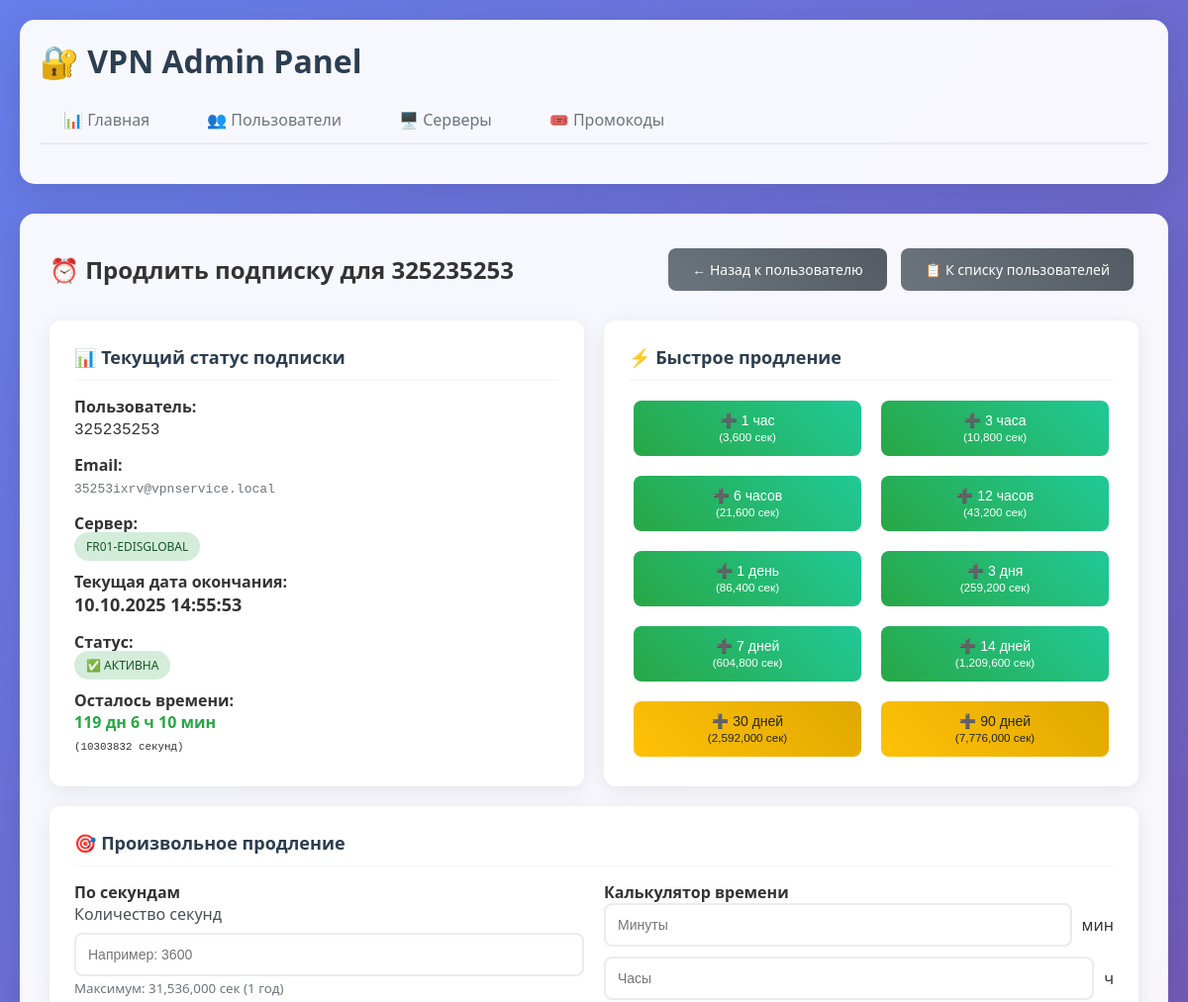
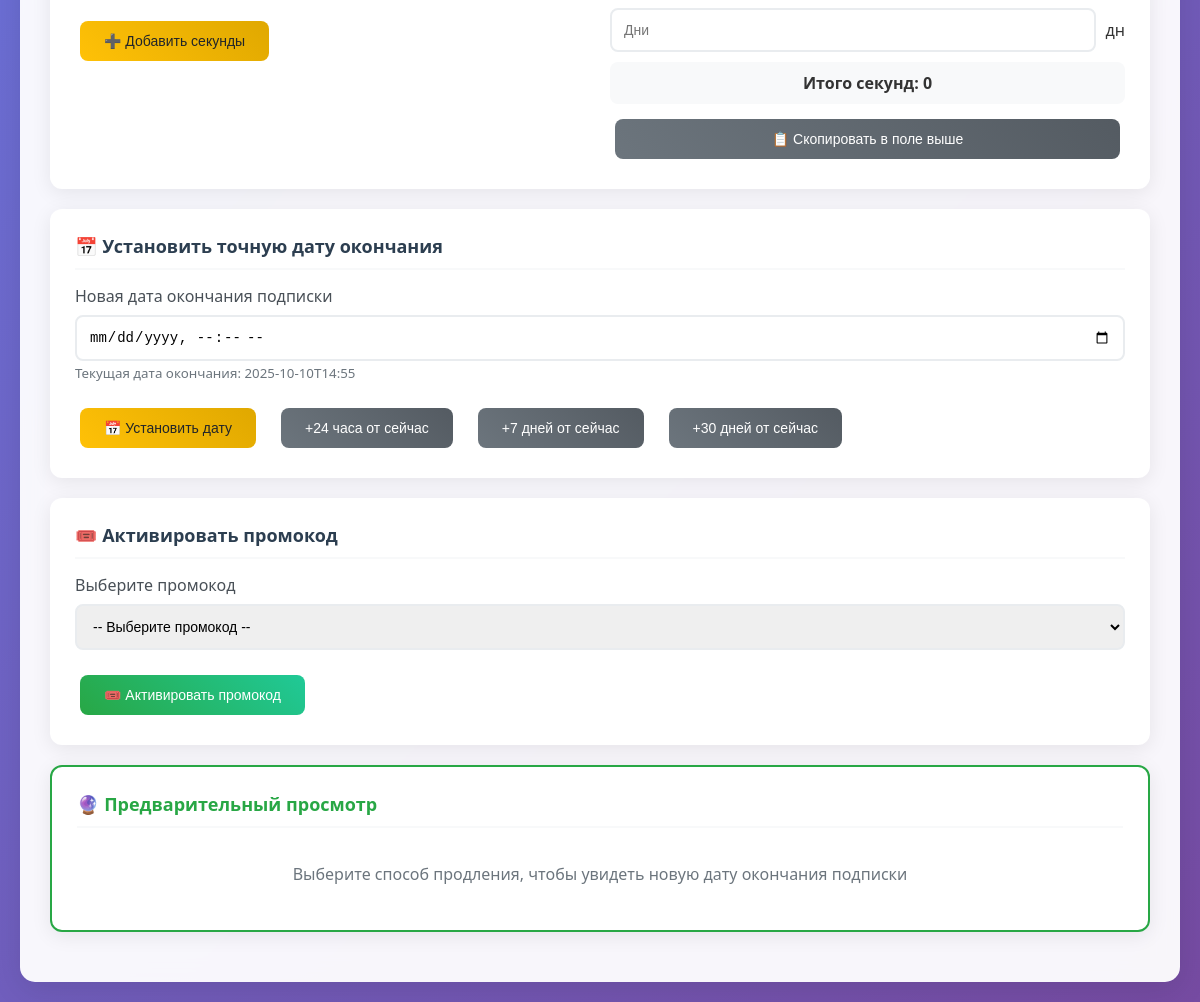
Screenshot of /admin/users/1/extend with the database file from the repository (2 pictures, top to bottom).
### tables this page shows
CREATE TABLE users (id INTEGER PRIMARY KEY AUTOINCREMENT, telegram_id TEXT NOT NULL UNIQUE, email TEXT NOT NULL UNIQUE, uuid TEXT NOT NULL UNIQUE, server_id INTEGER, subscription_end TIMESTAMP NOT NULL, is_active BOOLEAN DEFAULT "TRUE", created_at TIMESTAMP DEFAULT CURRENT_TIMESTAMP, updated_at TIMESTAMP DEFAULT CURRENT_TIMESTAMP, is_refuse_payment BOOLEAN DEFAULT "FALSE", FOREIGN KEY (server_id) REFERENCES servers (id));

CREATE TABLE servers (
                    id INTEGER PRIMARY KEY AUTOINCREMENT,
                    name TEXT NOT NULL UNIQUE,
                    domain TEXT NOT NULL,
                    api_url TEXT NOT NULL,
                    api_token TEXT NOT NULL,
                    is_active BOOLEAN DEFAULT TRUE,
                    created_at TIMESTAMP DEFAULT CURRENT_TIMESTAMP
                );

### admin_routes.py (the view)
@admin_bp.route('/users/<int:user_id>/extend')
def extend_user_page(user_id):
    try:
        user = UserService.get_user_by_id(user_id)
        if not user:
            flash('Пользователь не найден', 'error')
            return redirect(url_for('admin.users_list'))
        now = datetime.now()
        user['time_left_seconds'] = max(0, int((user['subscription_end'] - now).total_seconds()))
        available_promocodes = SubscriptionService.get_active_promocodes()
        for promo in available_promocodes:
            promo['duration_human'] = seconds_to_human_readable(promo['duration_seconds'])
        return render_template('users/extend_subscription.html',
                               user=user,
                               available_promocodes=available_promocodes)
    except Exception as e:
        logger.error(f"Ошибка загрузки страницы продления для пользователя {user_id}: {e}")
        flash(f'Ошибка: {str(e)}', 'error')
        return redirect(url_for('admin.users_list'))

### admin_routes.py (called while the page is built)
@admin_bp.context_processor
def utility_processor():
    return {
        'datetime': datetime,
        'timedelta': timedelta,
        'seconds_to_human_readable': seconds_to_human_readable,
        'current_time': datetime.now()
    }

### database/connection.py (called while the page is built, shortened)
    def _setup_adapters(self):
        def adapt_datetime(dt):
            return dt.strftime('%Y-%m-%d %H:%M:%S.%f')
        def convert_datetime(s):
            try:
                return datetime.strptime(s.decode('utf-8'), '%Y-%m-%d %H:%M:%S.%f')
            except ValueError:
                try:
                    return datetime.strptime(s.decode('utf-8'), '%Y-%m-%d %H:%M:%S')
                except:
                    return datetime.now()
        sqlite3.register_adapter(datetime, adapt_datetime)
        sqlite3.register_converter("timestamp", convert_datetime)

    @contextmanager
    def get_connection(self):
        try:
            yield self._local.connection
        except Exception as e:
            self._local.connection.rollback()
            logger.error(f"Database error: {e}")
            raise
        finally:
            pass  # Соединение остается открытым для повторного использования

### services/subscription_service.py (called while the page is built)
    @staticmethod
    def get_active_promocodes() -> List[Dict]:
        with db_manager.get_connection() as conn:
            cursor = conn.cursor()
            cursor.execute('''
                SELECT * FROM promocodes
                WHERE is_active = TRUE AND current_activations < max_activations
                ORDER BY created_at DESC
            ''')
            return [dict(row) for row in cursor.fetchall()]

### services/user_service.py (called while the page is built)
    @staticmethod
    def get_user_by_id(user_id: int) -> Optional[Dict]:
        with db_manager.get_connection() as conn:
            cursor = conn.cursor()
            cursor.execute('''
                SELECT u.*, s.name as server_name, s.domain as server_domain,
                       s.api_url, s.api_token
                FROM users u
                LEFT JOIN servers s ON u.server_id = s.id
                WHERE u.id = ?
            ''', (user_id,))
            row = cursor.fetchone()
            if row:
                user = dict(row)
                user['is_subscription_active'] = user['subscription_end'] > datetime.now()
                return user
            return None

### templates/users/extend_subscription.html (shortened to what this page needs)
{% extends "base.html" %}
{% block content %}
<div style="display: flex; justify-content: space-between; align-items: center; margin-bottom: 25px;">
    <h2>⏰ Продлить подписку для {{ user.telegram_id }}</h2>
    <div>
        <a href="/admin/users/{{ user.id }}" class="btn btn-secondary">← Назад к пользователю</a>
        <a href="/admin/users" class="btn btn-secondary">📋 К списку пользователей</a>
    </div>
</div>
<div class="card-grid" style="grid-template-columns: 1fr 1fr;">
    <div class="card">
        <div class="card-header">📊 Текущий статус подписки</div>
        <div style="display: grid; gap: 15px;">
            <div>
                <strong>Пользователь:</strong><br>
                <span style="font-family: monospace; font-size: 16px;">{{ user.telegram_id }}</span>
            </div>
            <div>
                <strong>Email:</strong><br>
                <span style="font-family: monospace; color: #6c757d;">{{ user.email }}</span>
            </div>
            <div>
                <strong>Сервер:</strong><br>
                {% if user.server_name %}
                    <span class="status status-active">{{ user.server_name }}</span>
                {% else %}
                    <span class="status status-warning">Не назначен</span>
                {% endif %}
            </div>
            <div>
                <strong>Текущая дата окончания:</strong><br>
                <span style="font-size: 18px; font-weight: bold;">
                    {{ user.subscription_end.strftime('%d.%m.%Y %H:%M:%S') }}
                </span>
            </div>
            <div>
                <strong>Статус:</strong><br>
                {% if user.is_subscription_active %}
                    <span class="status status-active">✅ Активна</span>
                {% else %}
                    <span class="status status-expired">❌ Истекла</span>
                {% endif %}
            </div>
            <div>
                <strong>Осталось времени:</strong><br>
                {% set time_left = user.time_left_seconds %}
                {% if time_left > 0 %}
                    <span style="color: #28a745; font-weight: bold;">
                        {{ time_left // 86400 }} дн {{ (time_left % 86400) // 3600 }} ч {{ ((time_left % 3600) // 60) }} мин
                    </span><br>
                    <small style="font-family: monospace;">({{ time_left }} секунд)</small>
                {% else %}
                    <span style="color: #dc3545; font-weight: bold;">Подписка истекла</span>
                {% endif %}
            </div>
        </div>
    </div>
    <div class="card">
        <div class="card-header">⚡ Быстрое продление</div>
        <div style="display: grid; gap: 15px;">
            <form method="POST" action="/admin/users/{{ user.id }}/extend-seconds">
                <div style="display: grid; grid-template-columns: repeat(2, 1fr); gap: 10px;">
                    <button type="submit" name="seconds" value="3600" class="btn btn-success">
                        ➕ 1 час<br><small>(3,600 сек)</small>
                    </button>
                    <button type="submit" name="seconds" value="10800" class="btn btn-success">
                        ➕ 3 часа<br><small>(10,800 сек)</small>
                    </button>
                    <button type="submit" name="seconds" value="21600" class="btn btn-success">
                        ➕ 6 часов<br><small>(21,600 сек)</small>
                    </button>
                    <button type="submit" name="seconds" value="43200" class="btn btn-success">
                        ➕ 12 часов<br><small>(43,200 сек)</small>
                    </button>
                    <button type="submit" name="seconds" value="86400" class="btn btn-success">
                        ➕ 1 день<br><small>(86,400 сек)</small>
                    </button>
                    <button type="submit" name="seconds" value="259200" class="btn btn-success">
                        ➕ 3 дня<br><small>(259,200 сек)</small>
                    </button>
                    <button type="submit" name="seconds" value="604800" class="btn btn-success">
                        ➕ 7 дней<br><small>(604,800 сек)</small>
                    </button>
                    <button type="submit" name="seconds" value="1209600" class="btn btn-success">
                        ➕ 14 дней<br><small>(1,209,600 сек)</small>
                    </button>
                    <button type="submit" name="seconds" value="2592000" class="btn btn-warning">
                        ➕ 30 дней<br><small>(2,592,000 сек)</small>
                    </button>
                    <button type="submit" name="seconds" value="7776000" class="btn btn-warning">
                        ➕ 90 дней<br><small>(7,776,000 сек)</small>
                    </button>
                </div>
            </form>
        </div>
    </div>
</div>
<div class="card">
    <div class="card-header">🎯 Произвольное продление</div>
    <div class="card-grid" style="grid-template-columns: 1fr 1fr;">
        <div>
            <h4>По секундам</h4>
            <form method="POST" action="/admin/users/{{ user.id }}/extend-seconds">
                <div class="form-group">
                    <label for="custom_seconds">Количество секунд</label>
                    <input type="number" id="custom_seconds" name="seconds" class="form-control"
                           placeholder="Например: 3600" min="1" max="31536000" required>
                    <small style="color: #6c757d;">Максимум: 31,536,000 сек (1 год)</small>
                </div>
                <button type="submit" class="btn btn-warning">➕ Добавить секунды</button>
            </form>
        </div>
        <div>
            <h4>Калькулятор времени</h4>
            <div style="display: grid; gap: 10px;">
                <div style="display: grid; grid-template-columns: 1fr auto; gap: 10px; align-items: center;">
                    <input type="number" id="calc_minutes" placeholder="Минуты" min="0" class="form-control">
                    <span>мин</span>
                </div>
                <div style="display: grid; grid-template-columns: 1fr auto; gap: 10px; align-items: center;">
                    <input type="number" id="calc_hours" placeholder="Часы" min="0" class="form-control">
                    <span>ч</span>
                </div>
                <div style="display: grid; grid-template-columns: 1fr auto; gap: 10px; align-items: center;">
                    <input type="number" id="calc_days" placeholder="Дни" min="0" class="form-control">
                    <span>дн</span>
                </div>
                <div style="padding: 10px; background: #f8f9fa; border-radius: 8px; text-align: center;">
                    <strong>Итого секунд: <span id="total_seconds">0</span></strong>
                </div>
                <button type="button" class="btn btn-secondary" onclick="copyCalculatedSeconds()">
                    📋 Скопировать в поле выше
                </button>
            </div>
        </div>
    </div>
</div>
<div class="card">
    <div class="card-header">📅 Установить точную дату окончания</div>
    <form method="POST" action="/admin/users/{{ user.id }}/set-end-date">
        <div class="form-group">
            <label for="end_date">Новая дата окончания подписки</label>
            <input type="datetime-local" id="end_date" name="end_date" class="form-control" required>
            <small style="color: #6c757d;">
                Текущая дата окончания: {{ user.subscription_end.strftime('%Y-%m-%dT%H:%M') }}
            </small>
        </div>
        <div style="display: flex; gap: 15px; align-items: center;">
            <button type="submit" class="btn btn-warning">📅 Установить дату</button>
            <button type="button" class="btn btn-secondary" onclick="setDateFromNow(24)">+24 часа от сейчас</button>
            <button type="button" class="btn btn-secondary" onclick="setDateFromNow(168)">+7 дней от сейчас</button>
            <button type="button" class="btn btn-secondary" onclick="setDateFromNow(720)">+30 дней от сейчас</button>
        </div>
    </form>
</div>
<div class="card">
    <div class="card-header">🎟️ Активировать промокод</div>
    <form method="POST" action="/admin/users/{{ user.id }}/activate-promocode">
        <div class="form-group">
            <label for="promocode">Выберите промокод</label>
            <select id="promocode" name="promocode" class="form-control" required>
                <option value="">-- Выберите промокод --</option>
            </select>
        </div>
        {% if available_promocodes %}
            <button type="submit" class="btn btn-success">🎟️ Активировать промокод</button>
        {% else %}
            <p style="color: #6c757d;">Нет доступных промокодов для активации</p>
        {% endif %}
    </form>
</div>
<div class="card" style="border: 2px solid #28a745;">
    <div class="card-header" style="color: #28a745;">🔮 Предварительный просмотр</div>
    <div id="preview_result" style="padding: 20px; text-align: center; color: #6c757d;">
        Выберите способ продления, чтобы увидеть новую дату окончания подписки
    </div>
</div>
{% endblock %}

### templates/base.html (style rules this page uses)
* { margin: 0; padding: 0; box-sizing: border-box; }
body { font-family: 'Segoe UI', Tahoma, Geneva, Verdana, sans-serif; background: linear-gradient(135deg, #667eea 0%, #764ba2 100%); min-height: 100vh; color: #333; }
.btn { display: inline-block; padding: 12px 24px; background: linear-gradient(45deg, #007bff, #0056b3); color: white; text-decoration: none; border-radius: 8px; border: none; cursor: pointer; font-size: 14px; font-weight: 500; transition: all 0.3s ease; margin: 5px; }
.btn-success { background: linear-gradient(45deg, #28a745, #20c997); }
.btn-warning { background: linear-gradient(45deg, #ffc107, #e0a800); color: #212529; }
.btn-secondary { background: linear-gradient(45deg, #6c757d, #545b62); }
.card { background: white; border-radius: 12px; padding: 25px; margin-bottom: 20px; box-shadow: 0 4px 20px rgba(0, 0, 0, 0.08); transition: all 0.3s ease; }
.card-header { font-size: 18px; font-weight: 600; color: #2c3e50; margin-bottom: 15px; padding-bottom: 10px; border-bottom: 2px solid #f8f9fa; }
.card-grid { display: grid; grid-template-columns: repeat(auto-fill, minmax(350px, 1fr)); gap: 20px; }
.form-group { margin-bottom: 20px; }
.form-group label { display: block; margin-bottom: 8px; font-weight: 500; color: #495057; }
.form-control { width: 100%; padding: 12px; border: 2px solid #e9ecef; border-radius: 8px; font-size: 14px; transition: all 0.3s ease; }
.status { padding: 6px 12px; border-radius: 20px; font-size: 12px; font-weight: 500; text-transform: uppercase; }
.status-active { background: #d4edda; color: #155724; }

### rows the page displays
users: telegram_id "325235253", email "35253ixrv@vpnservice.local", subscription_end "10.10.2025 14:55:53", subscription_end "2025-10-10T14:55"
servers: server_name "FR01-EDISGLOBAL"

### other values shown
{{ time_left // 86400 }} "119"
{{ (time_left % 86400) // 3600 }} "6"
{{ ((time_left % 3600) // 60) }} "10"
{{ time_left }} "10303832"
